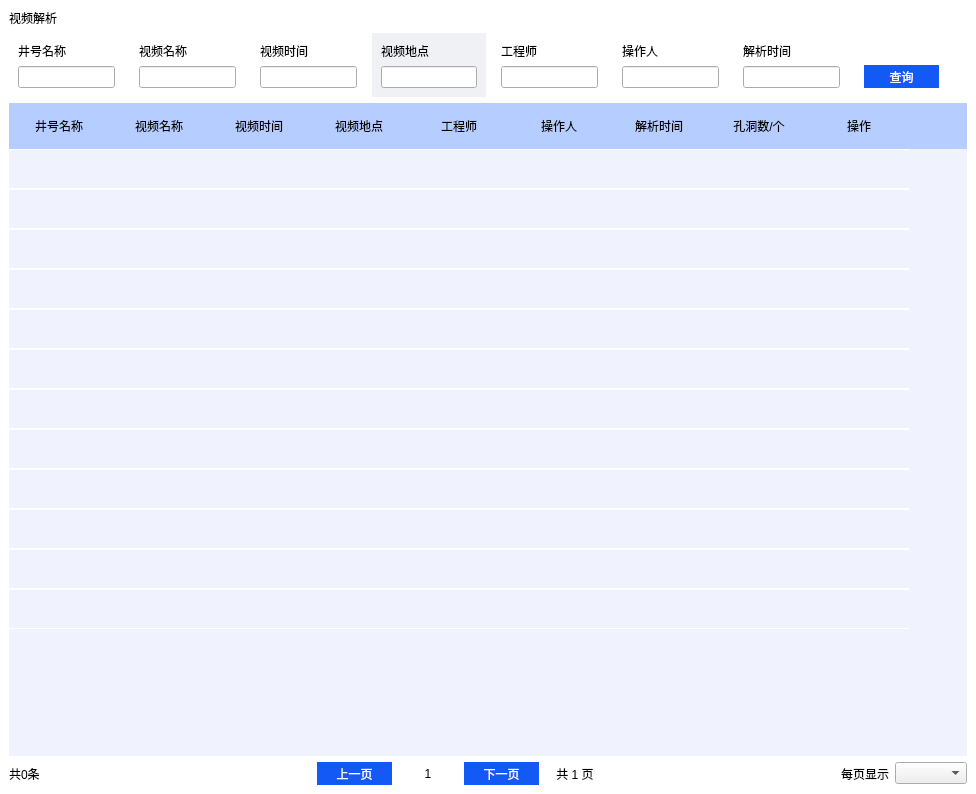
<?xml version="1.0" encoding="UTF-8"?>
<ui version="4.0">
 <class>WgtVideoAnalysisResultManage</class>
 <widget class="QWidget" name="WgtVideoAnalysisResultManage">
  <property name="geometry">
   <rect>
    <x>0</x>
    <y>0</y>
    <width>976</width>
    <height>794</height>
   </rect>
  </property>
  <property name="minimumSize">
   <size>
    <width>976</width>
    <height>794</height>
   </size>
  </property>
  <property name="maximumSize">
   <size>
    <width>976</width>
    <height>794</height>
   </size>
  </property>
  <property name="windowTitle">
   <string>视频解析结果管理</string>
  </property>
  <property name="styleSheet">
   <string notr="true">QmainWindow#MainWindow,QWidget#widget,#widget_2{
background-color: rgb(255, 255, 255);
}
QWidget#widget_5{
background-color: rgb(240, 241, 245);
}
QPushButton#btn_resolve_report,#btn_person_info,#btn_resolve_vid{
	background-color: rgb(255, 255, 255);
	border: 1px solid rgb(255, 255, 255);
    /*border-radius: 3.2px;
    min-width: 96px;
    max-width: 96px;
    min-height: 96px;
    max-height: 96px;*/
    font:bold 11pt;
}
QPushButton#btn_resolve_report::hover,#btn_person_info::hover,#btn_resolve_vid::hover{	
	background-color: rgb(219, 225, 255);
	border-right: 1px solid rgb(11, 126, 216);
    font:bold 12pt;
}
QPushButton#btn_resolve_report:pressed,#btn_person_info:pressed,#btn_resolve_vid:pressed{	
	background-color: rgb(204, 228, 247);
	border: 1px solid rgb(0, 85, 155);
    font:bold 11pt;
}
QPushButton#btn_resolve_report:checked,#btn_person_info:checked,#btn_resolve_vid:checked{	
	background-color: rgb(204, 228, 247);
	border-right: 2px solid rgb(74, 127, 244);
    font:bold 11pt;
}
QPushButton#btn_update_image{
background-image: url(:/image/头像.png);
background-origin: content;
background-position: top;
padding-top: 15px;
background-repeat: no-repeat;
text-align: bottom;
border: 1px solid rgb(173, 173, 173);
color: rgb(0, 0, 0);
border-radius: 40px;
}</string>
  </property>
  <layout class="QGridLayout" name="gridLayout_3">
   <property name="leftMargin">
    <number>0</number>
   </property>
   <property name="topMargin">
    <number>0</number>
   </property>
   <property name="rightMargin">
    <number>0</number>
   </property>
   <property name="bottomMargin">
    <number>0</number>
   </property>
   <property name="spacing">
    <number>0</number>
   </property>
   <item row="0" column="0">
    <widget class="QWidget" name="widget_2" native="true">
     <layout class="QGridLayout" name="gridLayout">
      <item row="0" column="0">
       <widget class="QLabel" name="label_title">
        <property name="styleSheet">
         <string notr="true">font: 87 14pt &quot;Arial&quot;;</string>
        </property>
        <property name="text">
         <string>视频解析</string>
        </property>
       </widget>
      </item>
      <item row="1" column="0">
       <layout class="QHBoxLayout" name="horizontalLayout">
        <item>
         <widget class="QWidget" name="widget" native="true">
          <layout class="QVBoxLayout" name="verticalLayout">
           <item>
            <widget class="QLabel" name="label">
             <property name="text">
              <string>井号名称</string>
             </property>
            </widget>
           </item>
           <item>
            <widget class="QLineEdit" name="ledt_well_name">
             <property name="text">
              <string/>
             </property>
            </widget>
           </item>
          </layout>
         </widget>
        </item>
        <item>
         <widget class="QWidget" name="widget_3" native="true">
          <layout class="QVBoxLayout" name="verticalLayout_2">
           <item>
            <widget class="QLabel" name="label_2">
             <property name="text">
              <string>视频名称</string>
             </property>
            </widget>
           </item>
           <item>
            <widget class="QLineEdit" name="ledt_vid_path">
             <property name="text">
              <string/>
             </property>
            </widget>
           </item>
          </layout>
         </widget>
        </item>
        <item>
         <widget class="QWidget" name="widget_4" native="true">
          <layout class="QVBoxLayout" name="verticalLayout_3">
           <item>
            <widget class="QLabel" name="label_3">
             <property name="text">
              <string>视频时间</string>
             </property>
            </widget>
           </item>
           <item>
            <widget class="QLineEdit" name="ledt_vid_gen_time">
             <property name="text">
              <string/>
             </property>
            </widget>
           </item>
          </layout>
         </widget>
        </item>
        <item>
         <widget class="QWidget" name="widget_5" native="true">
          <layout class="QVBoxLayout" name="verticalLayout_4">
           <item>
            <widget class="QLabel" name="label_11">
             <property name="text">
              <string>视频地点</string>
             </property>
            </widget>
           </item>
           <item>
            <widget class="QLineEdit" name="ledt_vid_gen_place">
             <property name="text">
              <string/>
             </property>
            </widget>
           </item>
          </layout>
         </widget>
        </item>
        <item>
         <widget class="QWidget" name="widget_6" native="true">
          <layout class="QVBoxLayout" name="verticalLayout_5">
           <item>
            <widget class="QLabel" name="label_12">
             <property name="text">
              <string>工程师</string>
             </property>
            </widget>
           </item>
           <item>
            <widget class="QLineEdit" name="ledt_engineer">
             <property name="text">
              <string/>
             </property>
            </widget>
           </item>
          </layout>
         </widget>
        </item>
        <item>
         <widget class="QWidget" name="widget_7" native="true">
          <layout class="QVBoxLayout" name="verticalLayout_6">
           <item>
            <widget class="QLabel" name="label_13">
             <property name="text">
              <string>操作人</string>
             </property>
            </widget>
           </item>
           <item>
            <widget class="QLineEdit" name="ledt_resolve_person">
             <property name="text">
              <string/>
             </property>
            </widget>
           </item>
          </layout>
         </widget>
        </item>
        <item>
         <widget class="QWidget" name="widget_9" native="true">
          <layout class="QVBoxLayout" name="verticalLayout_8">
           <item>
            <widget class="QLabel" name="label_15">
             <property name="text">
              <string>解析时间</string>
             </property>
            </widget>
           </item>
           <item>
            <widget class="QLineEdit" name="ledt_resolve_time">
             <property name="text">
              <string/>
             </property>
            </widget>
           </item>
          </layout>
         </widget>
        </item>
        <item>
         <widget class="QWidget" name="widget_8" native="true">
          <layout class="QVBoxLayout" name="verticalLayout_7">
           <item>
            <widget class="QLabel" name="label_14">
             <property name="text">
              <string/>
             </property>
            </widget>
           </item>
           <item>
            <widget class="QPushButton" name="btn_query">
             <property name="minimumSize">
              <size>
               <width>75</width>
               <height>23</height>
              </size>
             </property>
             <property name="styleSheet">
              <string notr="true">background-color: rgb(19, 89, 245);
color: rgb(255, 255, 255);
border:0px solid rgb(19, 89, 245);</string>
             </property>
             <property name="text">
              <string>查询</string>
             </property>
            </widget>
           </item>
          </layout>
         </widget>
        </item>
       </layout>
      </item>
      <item row="1" column="1">
       <widget class="QLabel" name="label_5">
        <property name="text">
         <string/>
        </property>
        <property name="pixmap">
         <pixmap>../image/头像.png</pixmap>
        </property>
       </widget>
      </item>
      <item row="2" column="0" colspan="3">
       <widget class="QTableWidget" name="tableWidget">
        <property name="styleSheet">
         <string notr="true">QTableWidget{
	background-color: rgb(240, 243, 253);
border:0px solid rgb(125, 125, 125);
border-radius:0px;
}
/*QTableWidget::item:selected{
color:#DCDCDC;
background:qlineargradient(spread:pad,x1:0,y1:0,x2:0,y2:1,stop:0 #484848,stop:1 #383838);
}*/
QTabelWidget QTabelCornerButton::section {
background: red;
border: 2px outset red;
}
/*QTableWidget::item:hover{
background:#5B5B5B;
}*/
QHeaderView{
background-color: rgb(182, 205, 255);
}
QHeaderView::section{
color:rgb(0, 0, 0);
	background-color: rgb(182, 205, 255);
border-radius:5px;
height:40px;
text-align:center;
padding:3px;
margin:0;
border:0px solid rgb(125, 125, 125);
border-left-width:0;
}
QTableWidget::item{
color:rgb(0, 0, 0);
background-color: rgb(240, 243, 253);
border-radius:0px;
height:30px;
text-align:center;
padding:3px;
margin:0;
border-top:1px solid rgb(255, 255, 255);
	border-bottom: 1px solid rgb(255, 255, 255);
border-left-width:0;
}
</string>
        </property>
        <property name="verticalScrollBarPolicy">
         <enum>Qt::ScrollBarAlwaysOff</enum>
        </property>
        <property name="editTriggers">
         <set>QAbstractItemView::NoEditTriggers</set>
        </property>
        <property name="showGrid">
         <bool>false</bool>
        </property>
        <property name="rowCount">
         <number>12</number>
        </property>
        <attribute name="horizontalHeaderVisible">
         <bool>true</bool>
        </attribute>
        <attribute name="horizontalHeaderCascadingSectionResizes">
         <bool>false</bool>
        </attribute>
        <attribute name="verticalHeaderVisible">
         <bool>false</bool>
        </attribute>
        <attribute name="verticalHeaderMinimumSectionSize">
         <number>40</number>
        </attribute>
        <row/>
        <row/>
        <row/>
        <row/>
        <row/>
        <row/>
        <row/>
        <row/>
        <row/>
        <row/>
        <row/>
        <row/>
        <column>
         <property name="text">
          <string>井号名称</string>
         </property>
        </column>
        <column>
         <property name="text">
          <string>视频名称</string>
         </property>
        </column>
        <column>
         <property name="text">
          <string>视频时间</string>
         </property>
        </column>
        <column>
         <property name="text">
          <string>视频地点</string>
         </property>
        </column>
        <column>
         <property name="text">
          <string>工程师</string>
         </property>
        </column>
        <column>
         <property name="text">
          <string>操作人</string>
         </property>
        </column>
        <column>
         <property name="text">
          <string>解析时间</string>
         </property>
        </column>
        <column>
         <property name="text">
          <string>孔洞数/个</string>
         </property>
        </column>
        <column>
         <property name="text">
          <string>操作</string>
         </property>
        </column>
       </widget>
      </item>
      <item row="3" column="0" colspan="3">
       <layout class="QHBoxLayout" name="horizontalLayout_3">
        <item>
         <widget class="QLabel" name="label_total_count">
          <property name="minimumSize">
           <size>
            <width>72</width>
            <height>0</height>
           </size>
          </property>
          <property name="styleSheet">
           <string notr="true">font: 87 14pt &quot;Arial&quot;;</string>
          </property>
          <property name="text">
           <string>共0条</string>
          </property>
         </widget>
        </item>
        <item>
         <spacer name="horizontalSpacer_3">
          <property name="orientation">
           <enum>Qt::Horizontal</enum>
          </property>
          <property name="sizeHint" stdset="0">
           <size>
            <width>40</width>
            <height>20</height>
           </size>
          </property>
         </spacer>
        </item>
        <item>
         <widget class="QPushButton" name="btn_pre_page">
          <property name="sizePolicy">
           <sizepolicy hsizetype="Minimum" vsizetype="Fixed">
            <horstretch>0</horstretch>
            <verstretch>0</verstretch>
           </sizepolicy>
          </property>
          <property name="minimumSize">
           <size>
            <width>75</width>
            <height>23</height>
           </size>
          </property>
          <property name="styleSheet">
           <string notr="true">background-color: rgb(19, 89, 245);
color: rgb(255, 255, 255);
border:0px solid rgb(19, 89, 245);</string>
          </property>
          <property name="text">
           <string>上一页</string>
          </property>
         </widget>
        </item>
        <item>
         <widget class="QLabel" name="label_cur_page">
          <property name="minimumSize">
           <size>
            <width>60</width>
            <height>0</height>
           </size>
          </property>
          <property name="styleSheet">
           <string notr="true">font: 87 14pt &quot;Arial&quot;;</string>
          </property>
          <property name="text">
           <string>1</string>
          </property>
          <property name="alignment">
           <set>Qt::AlignCenter</set>
          </property>
         </widget>
        </item>
        <item>
         <widget class="QPushButton" name="btn_next_page">
          <property name="sizePolicy">
           <sizepolicy hsizetype="Minimum" vsizetype="Fixed">
            <horstretch>0</horstretch>
            <verstretch>0</verstretch>
           </sizepolicy>
          </property>
          <property name="minimumSize">
           <size>
            <width>75</width>
            <height>23</height>
           </size>
          </property>
          <property name="styleSheet">
           <string notr="true">background-color: rgb(19, 89, 245);
color: rgb(255, 255, 255);
border:0px solid rgb(19, 89, 245);</string>
          </property>
          <property name="text">
           <string>下一页</string>
          </property>
         </widget>
        </item>
        <item>
         <widget class="QLabel" name="label_total_page">
          <property name="minimumSize">
           <size>
            <width>60</width>
            <height>0</height>
           </size>
          </property>
          <property name="styleSheet">
           <string notr="true">font: 87 14pt &quot;Arial&quot;;</string>
          </property>
          <property name="text">
           <string>共 1 页</string>
          </property>
          <property name="alignment">
           <set>Qt::AlignCenter</set>
          </property>
         </widget>
        </item>
        <item>
         <spacer name="horizontalSpacer_2">
          <property name="orientation">
           <enum>Qt::Horizontal</enum>
          </property>
          <property name="sizeHint" stdset="0">
           <size>
            <width>40</width>
            <height>20</height>
           </size>
          </property>
         </spacer>
        </item>
        <item>
         <widget class="QLabel" name="label_9">
          <property name="styleSheet">
           <string notr="true">font: 87 14pt &quot;Arial&quot;;</string>
          </property>
          <property name="text">
           <string>每页显示</string>
          </property>
         </widget>
        </item>
        <item>
         <widget class="QComboBox" name="comboBox_page_count">
          <property name="sizePolicy">
           <sizepolicy hsizetype="Fixed" vsizetype="Fixed">
            <horstretch>0</horstretch>
            <verstretch>0</verstretch>
           </sizepolicy>
          </property>
         </widget>
        </item>
       </layout>
      </item>
     </layout>
    </widget>
   </item>
  </layout>
 </widget>
 <tabstops>
  <tabstop>ledt_well_name</tabstop>
  <tabstop>ledt_vid_path</tabstop>
  <tabstop>ledt_vid_gen_time</tabstop>
  <tabstop>ledt_vid_gen_place</tabstop>
  <tabstop>ledt_engineer</tabstop>
  <tabstop>ledt_resolve_person</tabstop>
  <tabstop>ledt_resolve_time</tabstop>
  <tabstop>btn_query</tabstop>
  <tabstop>btn_pre_page</tabstop>
  <tabstop>btn_next_page</tabstop>
  <tabstop>comboBox_page_count</tabstop>
  <tabstop>tableWidget</tabstop>
 </tabstops>
 <resources>
  <include location="picture.qrc"/>
 </resources>
 <connections/>
</ui>
